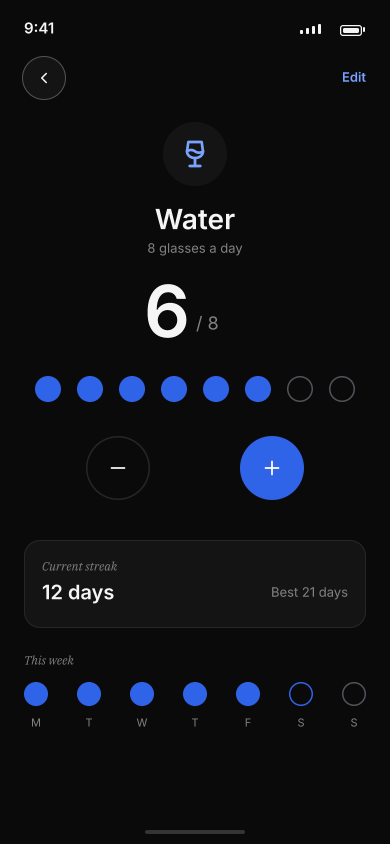
#> input picture design/archive/renders/02-counter-detail.png, 780 x 1688 px, found by its file name (shown at 1/2 size)
$ python m20.py
#> lines starting #> are read from the running program, lines starting #| are printed output that depends on the picture; after the words box and inside, x2 and y2 are one past the last pixel; in counts of white or black regions, pixels touching at a corner belong together
from PIL import Image
import numpy as np
base = 'D:/Apps/projects/habit_tracker/design/renders/'
im = np.array(Image.open(base + '02-counter-detail.png').convert('RGB')).astype(int)
ink = (np.abs(im - 10).max(axis=2) > 4)
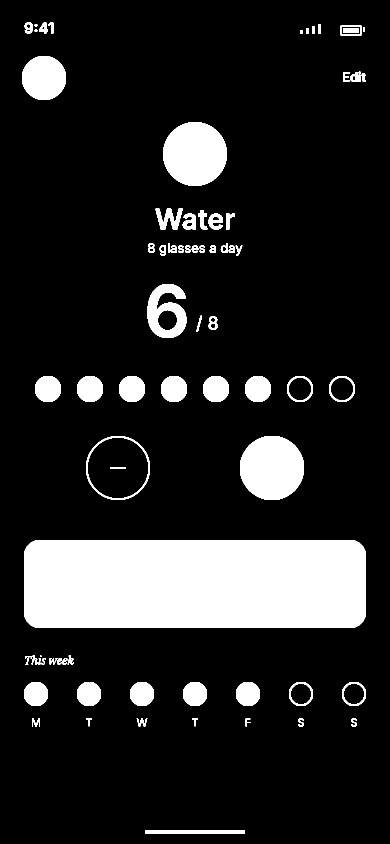
#> ink: shape (1688, 780) bool (shown at 1/2 size); 14.7% white; 72 white regions (1 under 20 px), largest, box (x1, y1, x2, y2) and area: (48, 1080, 732, 1256) 119564, (480, 872, 608, 1000) 13027, (326, 244, 454, 372) 12892

def rowruns(y):
    xs = np.where(ink[y])[0]
    out = []
#> (the run stopped early here; a loop or call above may not have finished)

$ run again, with design/archive/renders/01-today.png copied over design/archive/renders/02-counter-detail.png
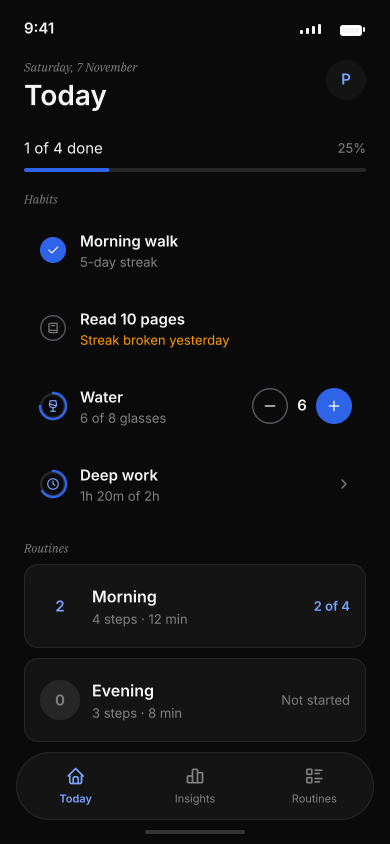
#> input picture design/archive/renders/01-today.png, 780 x 1688 px, found by its file name (shown at 1/2 size)
#> `ink = (np.abs(im - 10).max(axis=2) > 4)`:
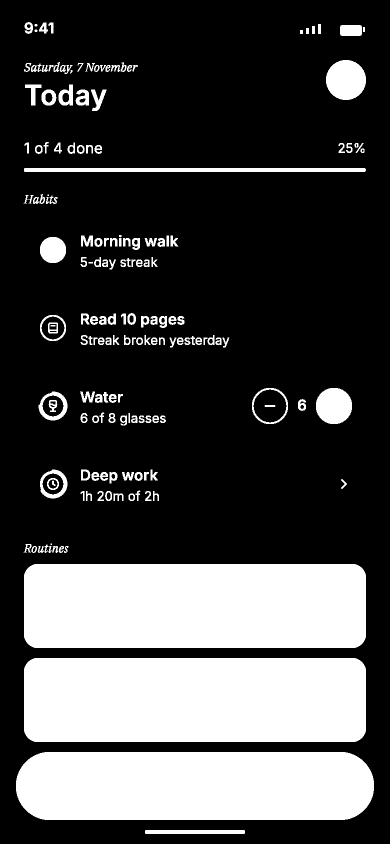
#> ink: shape (1688, 780) bool (shown at 1/2 size); 27.9% white; 169 white regions (2 under 20 px), largest, box (x1, y1, x2, y2) and area: (48, 1128, 732, 1296) 114288, (48, 1316, 732, 1484) 114288, (32, 1504, 748, 1640) 93560
#> the loop `for y in [1320, 1330, 1345, 1360, 1372]:` made 5 passes
#> the loop `for x0, x1 in [(48, 96), (138, 186), (228, 276), (318, 366), (408, 456..` made 7 passes
#| 48 1316 1399
#| 138 1316 1399
#| 228 1316 1399
#| 318 1316 1399
#| 408 1316 1399
#> (further printed lines are left out)
#> the loop `for x0, x1 in [(70, 122), (154, 206), (490, 542), (574, 626), (658, 71..` made 5 passes
#| glass 70 783 819
#| glass 154 783 805
#| glass 490 776 819
#| glass 574 798 819
#| glass 658 776 819
